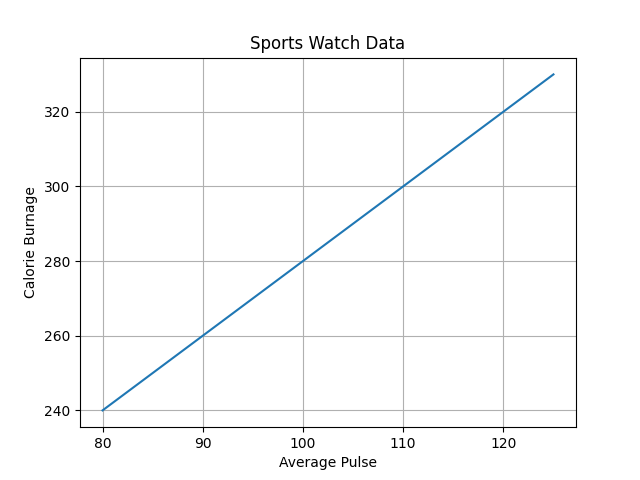

This chart was generated by the following Python code:

import numpy as np
import matplotlib.pyplot as plt

x = np.array([80, 85, 90, 95, 100, 105, 110, 115, 120, 125])
y = np.array([240, 250, 260, 270, 280, 290, 300, 310, 320, 330])

plt.title("Sports Watch Data")
plt.xlabel("Average Pulse")
plt.ylabel("Calorie Burnage")

plt.plot(x, y)

plt.grid()

plt.show()
